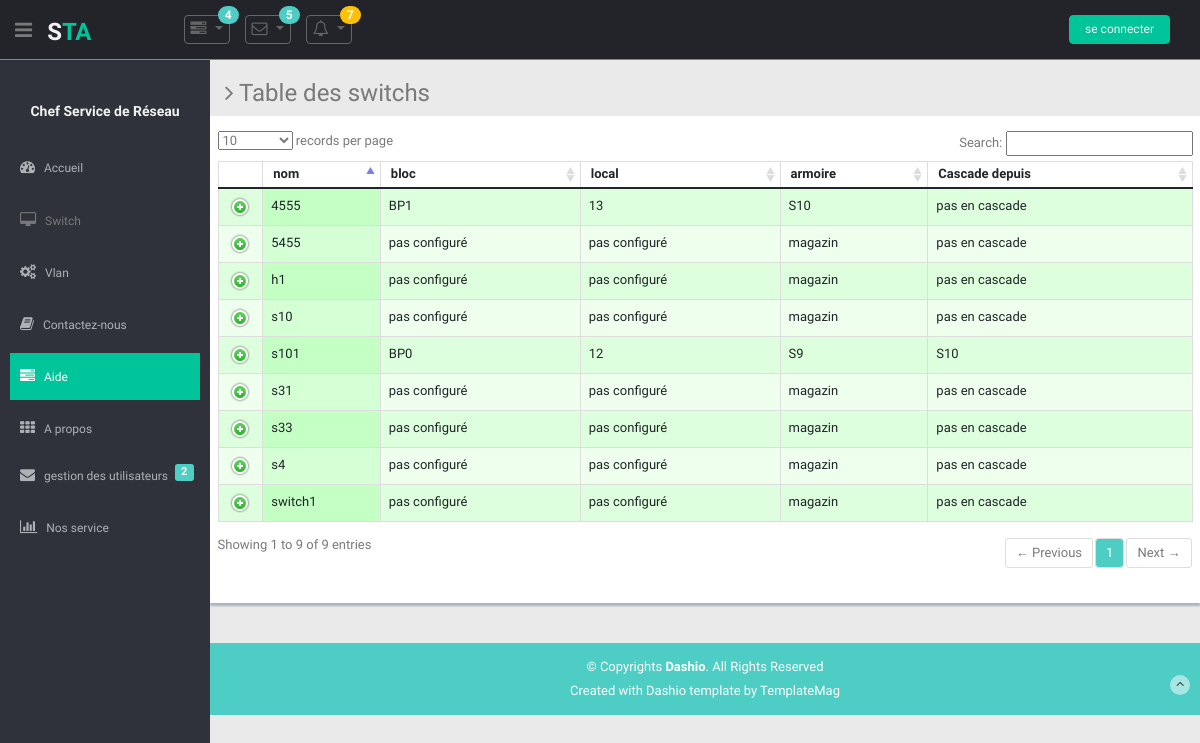
The page /app_principal/switch/ on the database its author committed.
### app_principal/models.py (models this page shows, shortened)
class switch(models.Model): #on peut creer les ports d'un switch a partir d'un objet "switch" : switch_objet.port_set.create(num_port=...,type_port=...etc)
    passif = 'passif'
    actif = 'actif'
    reforme = 'reformé'
    choix_etat = [
        (passif, 'passif'),
        (actif, 'actif'),
        (reforme, 'reformé'),
    ]
    nom = models.CharField(max_length=50,unique=True)
    marque = models.CharField(max_length=50,default='Cisco')
    modele = models.CharField('Modèle',max_length=40)
    bloc = models.CharField(max_length=25,default="pas configuré")
    local = models.CharField(max_length=25,default="magazin")
    armoire = models.CharField(max_length=25,default="pas configuré")
    inventaire = models.CharField(max_length=50,unique=True,)
    serie = models.CharField(max_length=25,unique=True,)
    mac = models.CharField(max_length=25,unique=True,)
    preced = models.CharField('Cascade depuis',max_length=50,blank=True,default="pas en cascade")
    date_achat = models.DateField("Date d'achat",
        blank=True,
        null=True,
        )
    etat= models.CharField(
        max_length=10,
        choices=choix_etat,
        default=passif,
    )

### app_principal/views.py (the view)
# urls.py: path('switch/',views.switchtab,name='switch'), #va afficher le tableau des switchs
def switchtab(request):
        cols_principales=['nom','bloc','local','armoire','Cascade depuis']
        cols_detail=['Adresse MAC','Numero de Serie',"Numero d'inventaire","Date d'achat",'Marque','Modèle']
        switchs = switch.objects.all()
        context={'objet':'switchs','objets':switchs,'colsp':cols_principales,'colsd':cols_detail,}
        return render(request, 'app_principal/offictable.html',context)

### app_principal/templates/app_principal/offictable.html (shortened to what this page needs)
{% extends 'base.html' %}
  {% load static %}
  {% block css %}
  <link type="text/css" href="{% static 'lib/font-awesome/css/font-awesome.css' %}" rel="stylesheet" />
  <link type="text/css" href="{% static 'lib/advanced-datatable/css/demo_page.css' %}" rel="stylesheet" />
  <link type="text/css" href="{% static 'lib/advanced-datatable/css/demo_table.css' %}" rel="stylesheet" />
  <link rel="stylesheet" href="{% static 'lib/advanced-datatable/css/DT_bootstrap.css' %}" />
  {% endblock %}
 {% block content %}
      <section class="wrapper">
        <h3><i class="fa fa-angle-right"></i> Table des {{ objet }}</h3>
        <div class="row mb">
          <div class="content-panel">
            <div class="adv-table">
              <table cellpadding="0" cellspacing="0" border="0" class="display table table-bordered" id="hidden-table-info">
                <thead>
                  <tr>
                    {% for col in colsp %}
                    <th>{{ col }}</th>
                    {% endfor %}
                  </tr>
                </thead>
                <tbody>
                  {% for s in objets %}
                    {% if objet == 'switchs' %}
                      <tr class="gradeA">
                        <td>{{ s.nom }}</td>
                        <td>{{ s.bloc }}</td>
                        <td>{{ s.armoire }}</td>
                        <td>{{ s.local }}</td>
                        <td>{{ s.preced }}</td>
                      </tr>
                    {% endif %}
                  {% endfor %}
                </tbody>
              </table>
            </div>
          </div>
        </div>
      </section>
  {% endblock %}

### app_principal/templates/base.html (shortened to what this page needs)
<!DOCTYPE html>
<html lang="en">
<head>
  <link rel="stylesheet" href="https://cdn.jsdelivr.net/npm/bootstrap@5.1.3/dist/css/bootstrap.min.css">
  {% load static %}
  <link href="{% static 'lib/bootstrap/css/bootstrap.min.css' %}" rel="stylesheet">
  {% block css %}{% endblock %}
  <link href="{% static 'lib/font-awesome/css/font-awesome.css' %}" rel="stylesheet" />
  <link href="{% static 'css/style.css' %}" rel="stylesheet">
  <link href="{% static 'css/style-responsive.css' %}" rel="stylesheet">
</head>
<body >
  <section id="container" >
     <header class="header black-bg" style="top:0;">
      <div class="sidebar-toggle-box">
        <div class="fa fa-bars tooltips" data-placement="right" data-original-title="Toggle Navigation"></div>
      </div>
      <a href="index.html" class="logo"><b>S<span>TA</span></b></a>
      <div class="nav notify-row" id="top_menu">
        <ul class="nav top-menu">
          <li class="dropdown">
            <a data-toggle="dropdown" class="dropdown-toggle" href="index.html#">
              <i class="fa fa-tasks"></i>
              <span class="badge bg-theme">4</span>
              </a>
          </li>
          <li id="header_inbox_bar" class="dropdown">
            <a data-toggle="dropdown" class="dropdown-toggle" href="index.html#">
              <i class="fa fa-envelope-o"></i>
              <span class="badge bg-theme">5</span>
              </a>
          </li>
          <li id="header_notification_bar" class="dropdown">
            <a data-toggle="dropdown" class="dropdown-toggle" href="index.html#">
              <i class="fa fa-bell-o"></i>
              <span class="badge bg-warning">7</span>
              </a>
          </li>
        </ul>
      </div>
      <div class="top-menu">
        <ul class="nav pull-right top-menu">
          <li><a class="logout" href="">
            {% if user.is_authentificated %}
              se déconnecter
            {% else %}
              se connecter
            {% endif %}
          </a></li >
        </ul>
      </div>
    </header>
    <aside>
      <div id="sidebar" class="nav-collapse ">
        <ul class="sidebar-menu" id="nav-accordion">
          <p class="centered"><a href="p"><img src=""" class="img-circle" width="80"></a></p>
          <h5 class="centered">Chef Service de Réseau</h5>
          <li class="mt">
            <a href="i">
              <i class="fa fa-dashboard"></i>
              <span>Accueil</span>
              </a>
          </li>
          <li class="sub-menu">
            <a>
              <i class="fa fa-desktop"></i>
              <span>Switch</span>
              </a>
          </li>
          <li class="sub-menu">
            <a href="javascript:;">
              <i class="fa fa-cogs"></i>
              <span>Vlan</span>
              </a>
          </li>
          <li class="sub-menu">
            <a href="javascript:;">
              <i class="fa fa-book"></i>
              <span> Contactez-nous</span>
              </a>
          </li>
          <li class="sub-menu">
            <a class="active" href="javascript:;">
              <i class="fa fa-tasks"></i>
              <span>Aide</span>
            </a>
          <li class="sub-menu">
            <a href="javascript:;">
              <i class="fa fa-th"></i>
              <span>A propos </span>
            <a href="inbox.html">
              <i class="fa fa-envelope"></i>
              <span>gestion des utilisateurs </span>
              <span class="label label-theme pull-right mail-info">2</span>
              </a>
          </li>
          <li class="sub-menu">
            <a href="javascript:;">
              <i class=" fa fa-bar-chart-o"></i>
              <span>Nos service</span>
              </a>
      </div>
     </aside>
     <section id="main-content">
        {% block content %}
        {% endblock %}
        <footer class="site-footer">
          <div class="text-center">
            <p>
              &copy; Copyrights <strong>Dashio</strong>. All Rights Reserved
            </p>
            <div class="credits">
              Created with Dashio template by <a href="https://templatemag.com/">TemplateMag</a>
            </div>
            <a href="" class="go-top">
              <i class="fa fa-angle-up"></i>
              </a>
          </div>
        </footer>
      </section>
  </section>
</body>
</html>

### app_principal/static/css/style.css (style rules this page uses)
body { color: #797979; background: #eaeaea; font-family: 'Ruda', sans-serif; padding: 0px !important; margin: 0px !important; font-size:13px; }
ul li { list-style: none; }
a, a:hover, a:focus { text-decoration: none; outline: none; }
#container { width: 100%; height: 100%; }
.bg-theme { background-color: #4ECDC4; }
.centered { text-align: center; }
.mt { margin-top: 25px; }
.mb { margin-bottom: 25px; }
.label-theme { background-color: #4ECDC4; }
ul.top-menu > li > .logout { color: #f2f2f2; font-size: 12px; border-radius: 4px; -webkit-border-radius: 4px; border: 1px solid #00C49A !important; padding: 5px 15px; margin-right: 15px; background: #00C49A; margin-top: 15px; }
#sidebar { width: 210px; height: 100%; position: fixed; background: #2f323a; }
#sidebar h5 { color: #f2f2f2; font-weight: 700; }
#sidebar ul li { position: relative; }
ul.sidebar-menu , ul.sidebar-menu li ul.sub { margin: -2px 0 0; padding: 0; }
ul.sidebar-menu { margin-top: 75px; }
ul.sidebar-menu li { margin-bottom: 5px; margin-left:10px; margin-right:10px; }
ul.sidebar-menu li.sub-menu { line-height: 15px; }
ul.sidebar-menu li a span { display: inline-block; }
ul.sidebar-menu li a { color: #aeb2b7; text-decoration: none; display: block; padding: 15px 0 15px 10px; font-size: 12px; outline: none; -webkit-transition: all 0.3s ease; -moz-transition: all 0.3s ease; -o-transition: all 0.3s ease; -ms-transition: all 0.3s ease; transition: all 0.3s ease; }
ul.sidebar-menu li a.active, ul.sidebar-menu li a:hover, ul.sidebar-menu li a:focus { background: #00C49A; color: #fff; display: block; -webkit-transition: all 0.3s ease; -moz-transition: all 0.3s ease; -o-transition: all 0.3s ease; -ms-transition: all 0.3s ease; transition: all 0.3s ease; }
ul.sidebar-menu li a i { font-size: 15px; padding-right: 6px; }
ul.sidebar-menu li a.active i { color: #fff; }
.mail-info, .mail-info:hover { margin: -3px 6px 0 0; font-size: 11px; }
#main-content { margin-left: 210px; }
.header, .footer { min-height: 60px; padding: 0 15px; }
.header { position: fixed; left: 0; right: 0; z-index: 1002; }
.black-bg { background: #22242a; border-bottom: 1px solid #00C49A; }
.wrapper { display: inline-block; margin-top: 60px; padding-left: 15px; padding-right: 15px; padding-bottom: 15px; padding-top: 0px; width: 100%; }
a.logo { font-size: 24px; color: #f2f2f2; float: left; margin-top: 15px; text-transform: uppercase; }
a.logo b { font-weight: 900; }
a.logo span { color: #00C49A; }
#top_menu .nav > li, ul.top-menu > li { float: left; }
.notify-row { float: left; margin-top: 15px; margin-left: 92px; }
ul.top-menu > li > a { color: #666666; font-size: 16px; border-radius: 4px; -webkit-border-radius: 4px; border:1px solid #666666 !important; padding: 2px 6px; margin-right: 15px; }
.notify-row .badge { position: absolute; right: -10px; top: -10px; z-index: 100; }
.sidebar-toggle-box { float: left; padding-right: 15px; margin-top: 20px; }
.sidebar-toggle-box .fa-bars { cursor: pointer; display: inline-block; font-size: 20px; }
.content-panel { background: #ffffff; box-shadow: 0px 3px 2px #aab2bd; padding-top: 15px; padding-bottom: 5px; }
.badge.bg-warning { background: #FCB322; }
.site-footer { background: #4ECDC4; color: #fff; padding: 15px 0; }
.site-footer p { margin-bottom: 5px; }
.credits, .credits a { color: #fff; }
.go-top { margin-right: 1%; margin-top: -25px; float: right; background: rgba(255,255,255,.5); width: 20px; height: 20px; border-radius: 50%; -webkit-border-radius: 50%; }
.go-top i { color: #2A3542; }

### rows shown on the page
switch: nom "switch1", bloc "pas configuré", armoire "pas configuré", local "magazin", preced "pas en cascade"
switch: nom "h1", bloc "pas configuré", armoire "pas configuré", local "magazin", preced "pas en cascade"
switch: nom "5455", bloc "pas configuré", armoire "pas configuré", local "magazin", preced "pas en cascade"
switch: nom "s4", bloc "pas configuré", armoire "pas configuré", local "magazin", preced "pas en cascade"
switch: nom "s33", bloc "pas configuré", armoire "pas configuré", local "magazin", preced "pas en cascade"
switch: nom "s31", bloc "pas configuré", armoire "pas configuré", local "magazin", preced "pas en cascade"
switch: nom "s10", bloc "pas configuré", armoire "pas configuré", local "magazin", preced "pas en cascade"
switch: nom "s101", bloc "BP0", armoire "12", local "S9", preced "S10"
switch: nom "4555", bloc "BP1", armoire "13", local "S10", preced "pas en cascade"

### other values the page prints
{{ objet }} "switchs"
{{ col }} "nom" "bloc" "local" "armoire" "Cascade depuis"
